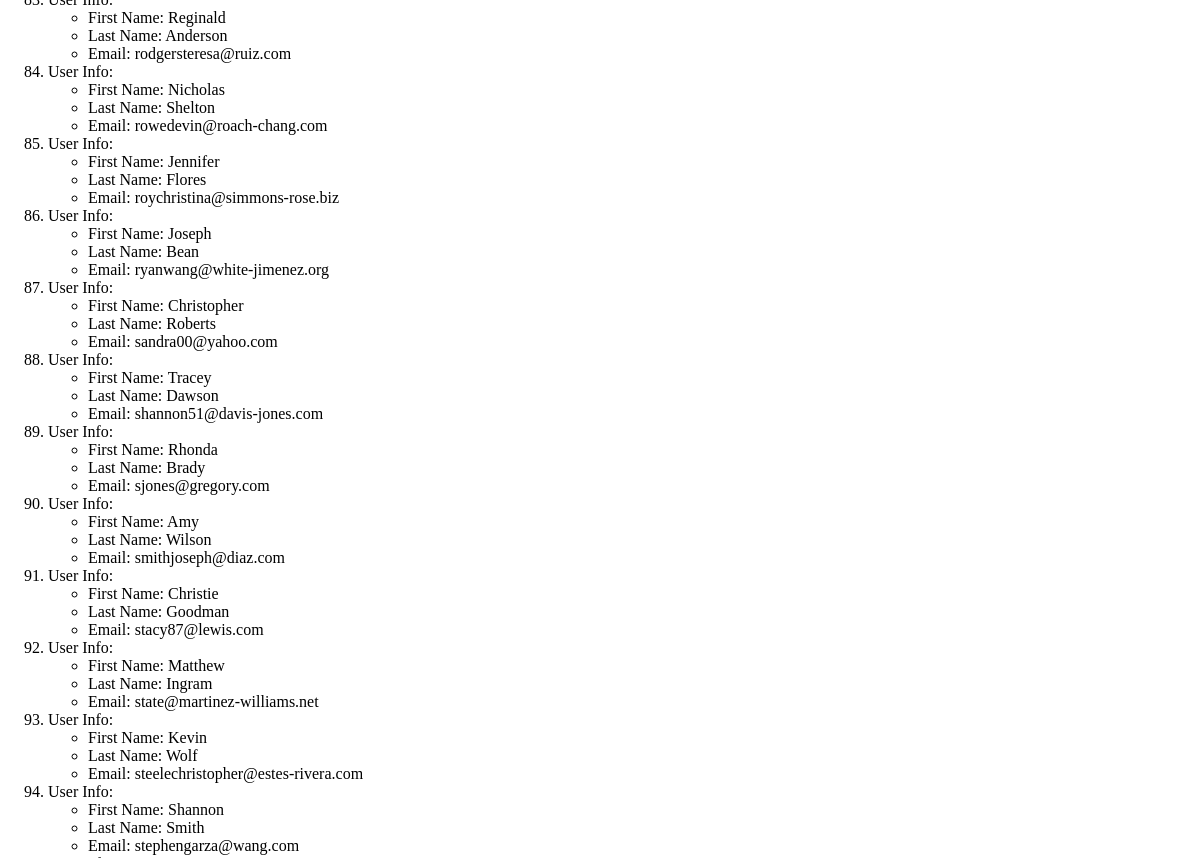
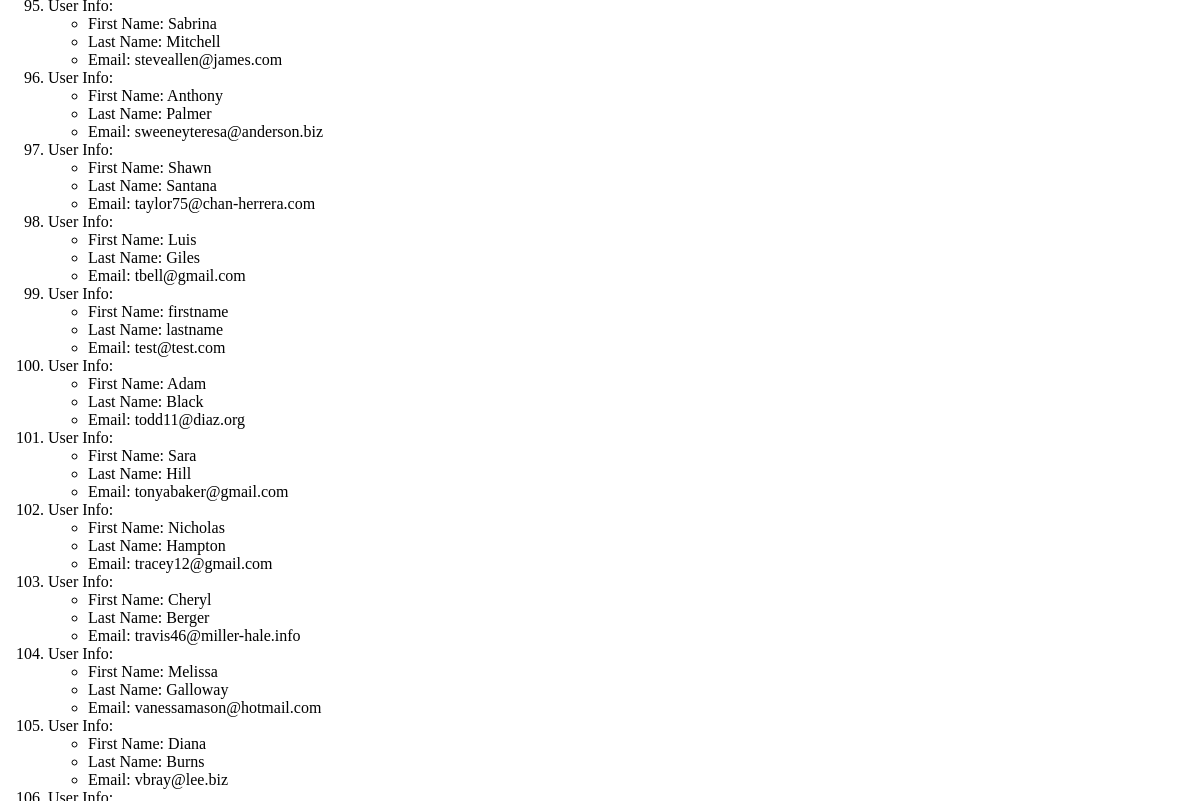
The app's page /users/ (middle part), older data (2 pictures, top to bottom).
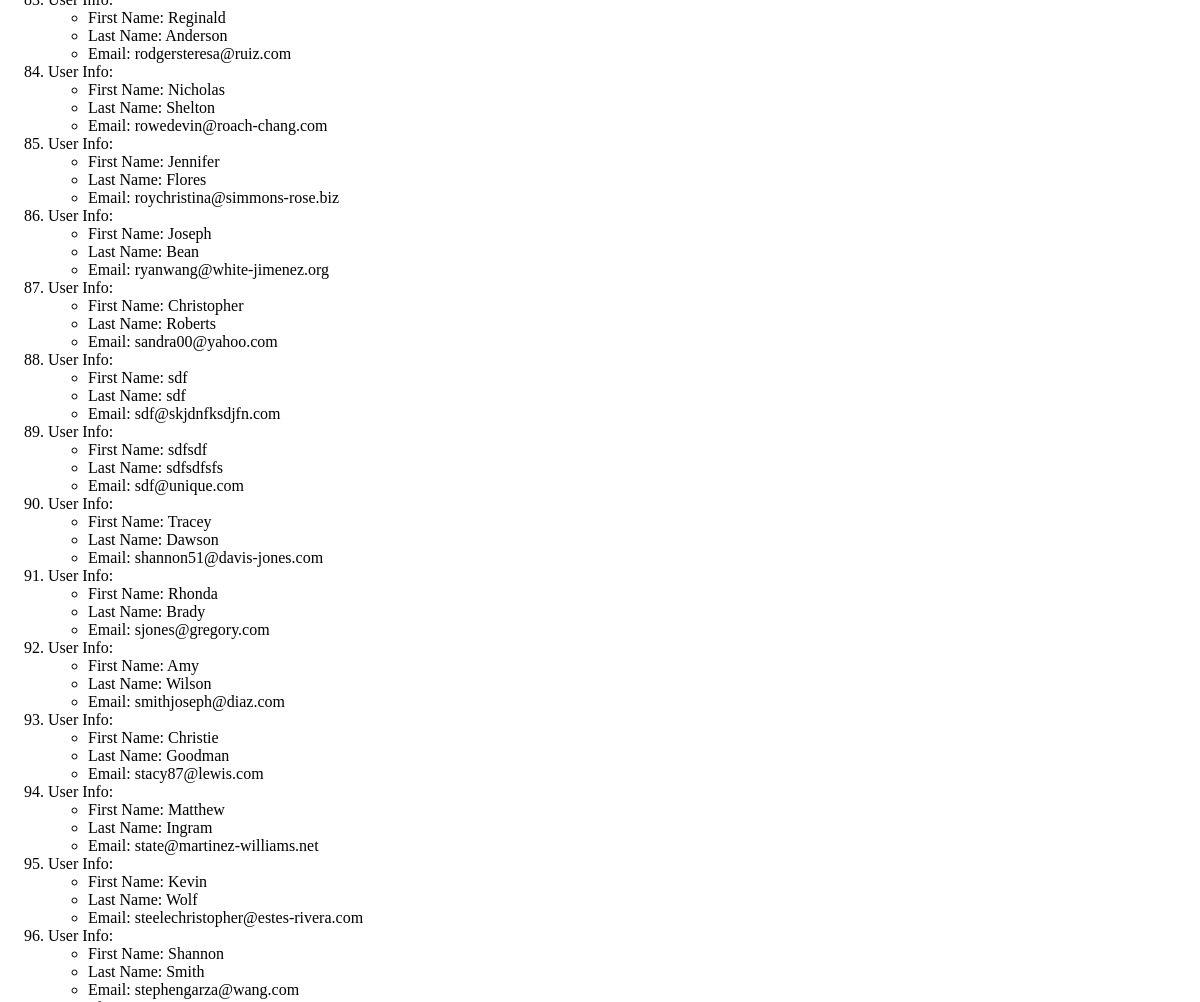
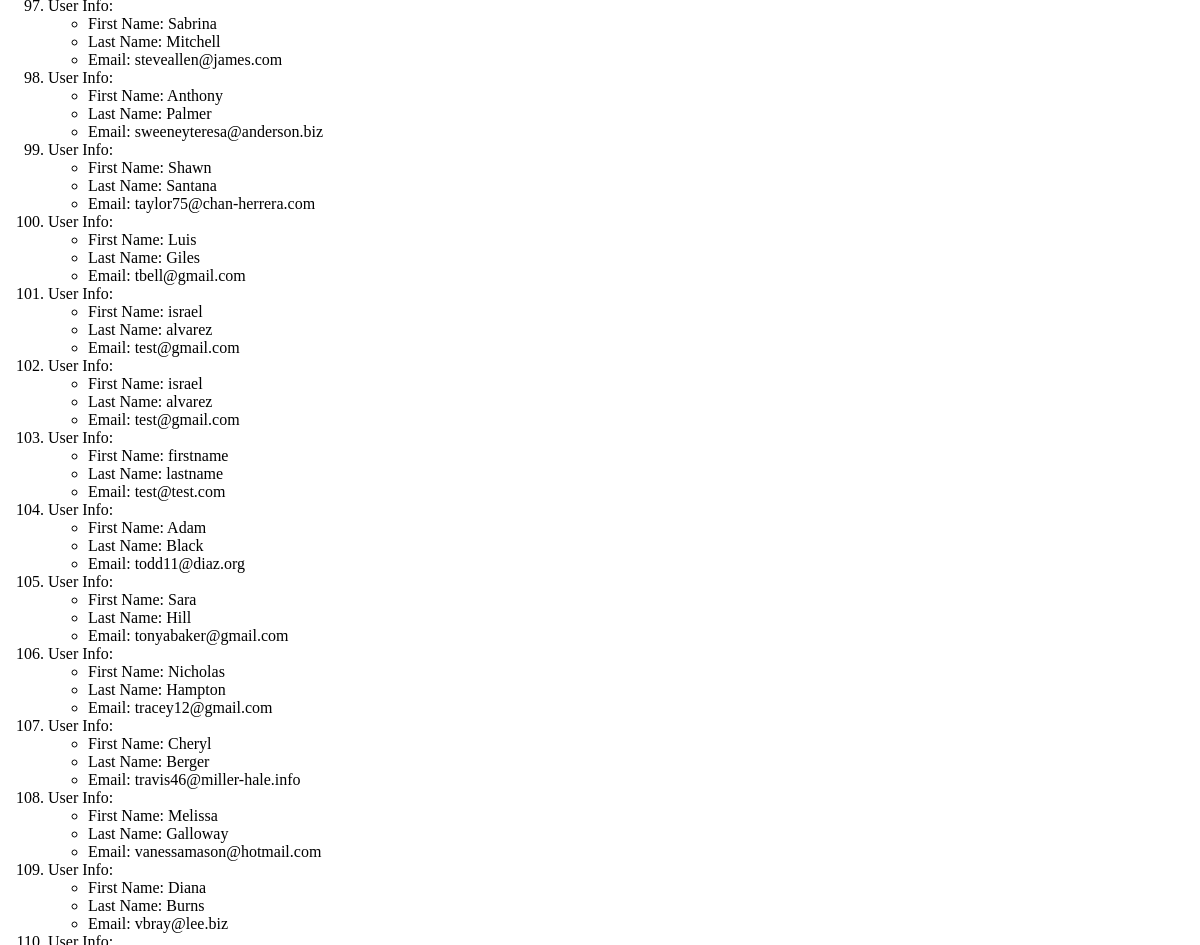
The same page, newer data (2 pictures, top to bottom).
### AppTwo/models.py (models this page shows, shortened)
class User(models.Model):
    first_name = models.CharField(max_length=15)
    last_name = models.CharField(max_length=15)
    email = models.EmailField(max_length=50, unique=True)

### AppTwo/views.py (the view)
# urls.py: url(r'^users/', views.users, name='users'),
def users(request):
    users_list_ordered_by_email = User.objects.order_by('email')
    users_dict = {
        'users_key' : users_list_ordered_by_email,
    }
    return render(request, 'AppTwo/users.html', context=users_dict)

### templates/AppTwo/users.html (shortened to what this page needs)
<!DOCTYPE html>
{% load staticfiles %}
<html>
  <head>
  </head>
  <body>
    <div class="listcontainer">
      {% if users_key %}
      <ol>
        {% for entry in users_key %}
        <li>User Info:</li>
        <ul>
          <li>First Name: {{entry.first_name}}</li>
          <li>Last Name: {{entry.last_name}}</li>
          <li>Email: {{entry.email}}</li>
        </ul>
        {% endfor %}
      </ol>
      {% else %}
        <p>NO ACCES RECORDS FOUND</p>
      {% endif %}
    </div>
  </body>
</html>

Row changes from the older to the newer data that the page shows:
added User: first_name "sdf", last_name "sdf", email "sdf@skjdnfksdjfn.com"
added User: first_name "sdfsdf", last_name "sdfsdfsfs", email "sdf@unique.com"
added User: first_name "israel", last_name "alvarez", email "test@gmail.com"
added User: first_name "israel", last_name "alvarez", email "test@gmail.com"
